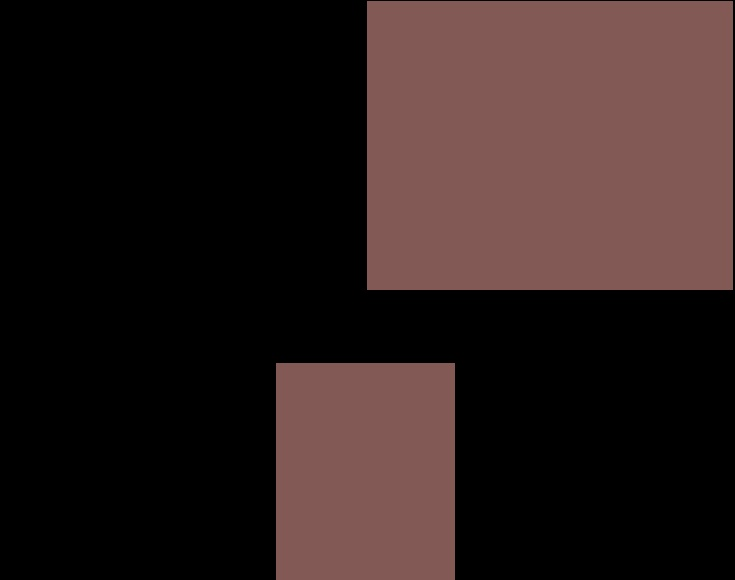
#> input picture test/red1.jpg, 735 x 580 px
$ python gpt.py
#> lines starting #> are read from the running program, lines starting #| are printed output that depends on the picture; after the words box and inside, x2 and y2 are one past the last pixel; in counts of white or black regions, pixels touching at a corner belong together
### test/location.py
import math
from typing import Tuple
import numpy as np

def pixel_to_latlon(
    center_lat: float,
    center_lon: float,
    altitude_m: float,
    fov_width_deg: float,
    fov_height_deg: float,
    image_width_px: int,
    image_height_px: int,
    pixel_x: int,
    pixel_y: int
) -> Tuple[float, float]:
    """
    แปลงพิกเซลบนภาพความร้อน ไปยังพิกัดละติจูด ลองจิจูด
    """
    # รัศมีโลก (เมตร)
    R = 6378137

    # แปลง FOV เป็น radians
    fov_w_rad = math.radians(fov_width_deg)
    fov_h_rad = math.radians(fov_height_deg)

    # คำนวณความกว้างและความสูงของภาพบนพื้นดิน (เมตร)
    ground_width = 2 * altitude_m * math.tan(fov_w_rad / 2)
    ground_height = 2 * altitude_m * math.tan(fov_h_rad / 2)
    print (f"Ground area: {ground_width * ground_height:.2f} m²")

    # คำนวณขนาดเมตรต่อพิกเซล
    meter_per_px_x = ground_width / image_width_px
    meter_per_px_y = ground_height / image_height_px

    # คำนวณ offset จากระยะ x, y จากจุดศูนย์กลาง (เมตร)
    dx = (pixel_x - image_width_px / 2) * meter_per_px_x
    dy = (pixel_y - image_height_px / 2) * meter_per_px_y

    # แปลงเป็น lat/lon
    delta_lat = (dy / R) * (180 / math.pi)
    delta_lon = (dx / (R * math.cos(math.radians(center_lat)))) * (180 / math.pi)

    lat = center_lat + delta_lat
    lon = center_lon + delta_lon

    return lat, lon

def detected_color_locations(
    center_lat: float,
    center_lon: float,
    altitude_m: float,
    fov_width_deg: float,
    fov_height_deg: float,
    image_width_px: int,
    image_height_px: int,
    detected_pixels: np.ndarray
) -> list:
    """
    Find the latitude and longitude of detected colors based on pixel coordinates.
    """
    locations = []
    for pixel_y, pixel_x in detected_pixels:
        print (len(locations))
        lat, lon = pixel_to_latlon(
            center_lat, center_lon, altitude_m, fov_width_deg, fov_height_deg,
            image_width_px, image_height_px, pixel_x, pixel_y
        )
        locations.append((lat, lon))
    return locations

# Example usage
lat, lon = pixel_to_latlon(
    center_lat=13.7563,
    center_lon=100.5018,
    altitude_m=100,
    fov_width_deg=40.0,
    fov_height_deg=32.0,
    image_width_px=640,
    image_height_px=512,
    pixel_x=639,         # พิกเซลซ้ายบน
    pixel_y=0
)

print(f"พิกัดของพิกเซล (0, 0): {lat:.6f}, {lon:.6f}")

### test/gpt.py
from PIL import Image
import numpy as np
import matplotlib.pyplot as plt
import cv2
from location import detected_color_locations, pixel_to_latlon

# Load image
image_path = "red1.jpg"  # Replace with your image path
# image_path = "ad.jpeg"
# image_path = "alt50.png"
# image_path = "alt80.png"
image = Image.open(image_path).convert("RGB")
#> image is the input picture: PIL image 735x580 RGB; mean R, G, B 44.1, 30.2, 28.9

# show the image
plt.imshow(image)
plt.axis('off')
plt.title('Original Image')
plt.show()

image_np = np.array(image)


# convert any not pure red to grayscale
def convert_non_red_to_grayscale(image_np):
    # Create a mask for non-red pixels
    red_mask = (image_np[:, :, 0] > 150) & (image_np[:, :, 1] < 100) & (image_np[:, :, 2] < 100)

    # Create a grayscale version of the image
    gray_image = cv2.cvtColor(image_np, cv2.COLOR_RGB2GRAY)
    gray_3ch = cv2.cvtColor(gray_image, cv2.COLOR_GRAY2RGB)

    # Apply the mask to keep red pixels and convert others to grayscale
    output_image = np.where(red_mask[..., None], image_np, gray_3ch)

    return output_image
# image_np = convert_non_red_to_grayscale(image_np)

# Convert to grayscale
gray = cv2.cvtColor(image_np, cv2.COLOR_RGB2GRAY)
gray_3ch = cv2.cvtColor(gray, cv2.COLOR_GRAY2RGB)

# Compute difference from grayscale to find colored pixels
color_diff = cv2.absdiff(image_np, gray_3ch)
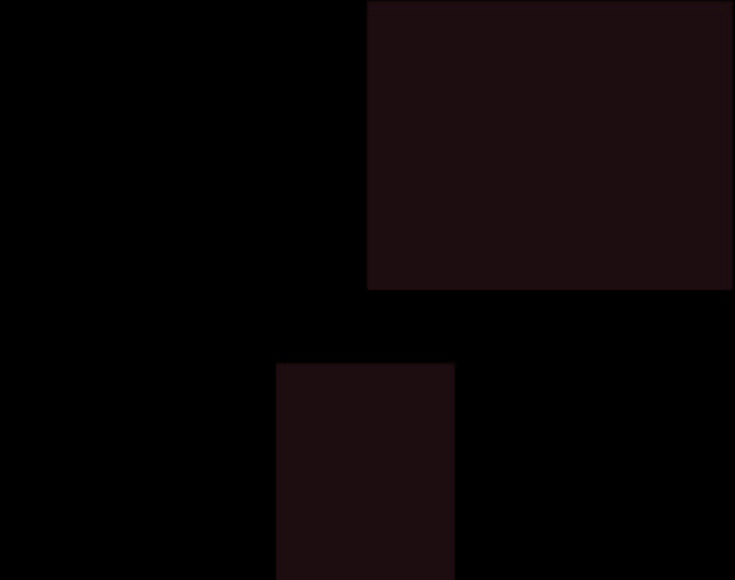
#> color_diff: shape (580, 735, 3); mean R, G, B 9.8, 4.1, 5.4
color_mask = np.any(color_diff > 10, axis=-1)  # Threshold to detect color
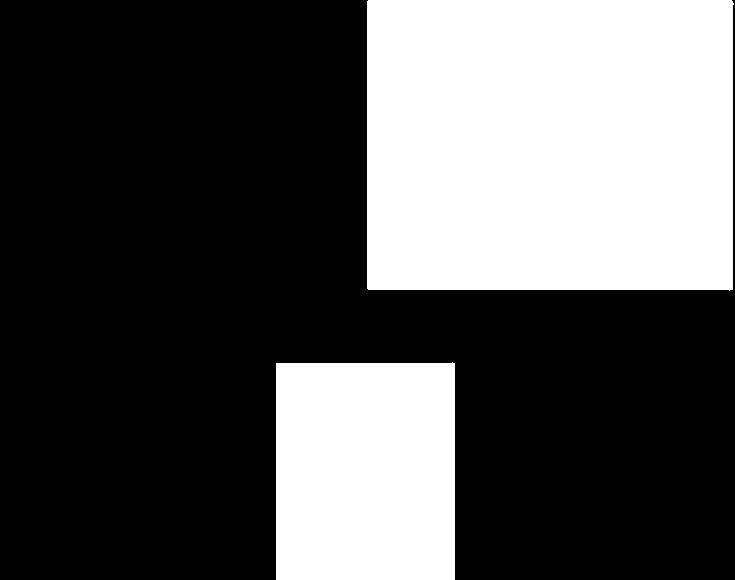
#> color_mask: shape (580, 735) bool; 34% white; 2 white regions, box (x1, y1, x2, y2) and area: (367, 0, 734, 291) 106140, (276, 362, 455, 580) 38844

# Extract pixel coordinates of detected colors
detected_pixels = np.column_stack(np.where(color_mask))
#> detected_pixels = 144984 pairs, first value 0 to 579, second value 276 to 733

# Example parameters for location calculation
center_lat = 13.7563  # Replace with actual latitude
center_lon = 100.5018  # Replace with actual longitude
altitude_m = 100  # Replace with actual altitude
fov_width_deg = 28.1  # Replace with actual FOV width
fov_height_deg = 21.3  # Replace with actual FOV height

print (len(detected_pixels), "detected pixels")
#| 144984 detected pixels
# Find locations of detected colors
locations = detected_color_locations(
    center_lat, center_lon, altitude_m, fov_width_deg, fov_height_deg,
    image_np.shape[1], image_np.shape[0], detected_pixels
)
#> the loop in detected_color_locations, `for pixel_y, pixel_x in detected_pixels:` made 144984 passes
#> (dx in pixel_to_latlon, delta_lon in pixel_to_latlon) on passes 1 to 3: (0.034, 3.15e-07), (0.102, 9.45e-07), (0.17, 1.57e-06)
#> (printed output is left out)

# Print detected locations
# for i, (lat, lon) in enumerate(locations):
#     print(f"Color {i + 1}: Latitude {lat:.6f}, Longitude {lon:.6f}")

# Create output image with labels
output_image = image_np.copy()
output_image[color_mask] = [255, 0, 0]  # Mark colored pixels in red

# Label connected regions
num_labels, labels_im = cv2.connectedComponents(color_mask.astype(np.uint8))
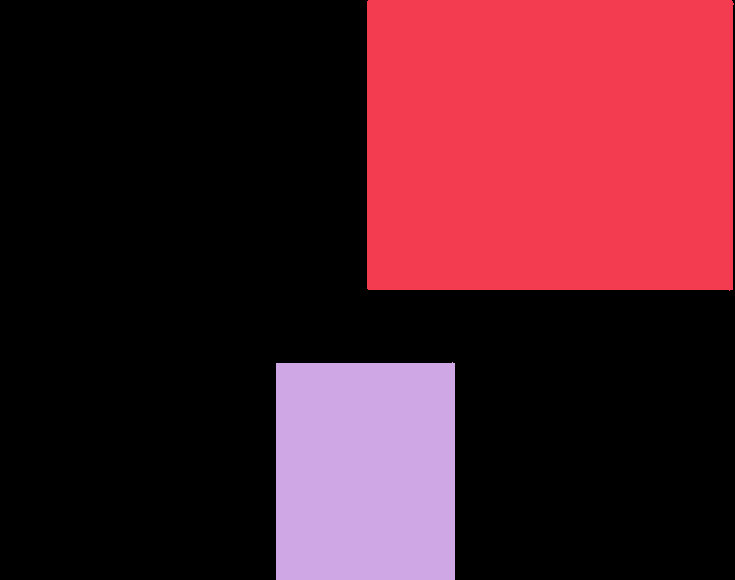
#> labels_im: shape (580, 735) int32; 3 distinct labels, from 0 to 2; one colour per label, 0 black

# Calculate total pixels in the image
total_pixels = image_np.shape[0] * image_np.shape[1]

# Calculate total percentage of colored area
total_color_pixels = np.sum(color_mask)
total_color_percentage = (total_color_pixels / total_pixels) * 100

# Display total percentage on the image
cv2.putText(output_image, f"Total Color Area: {total_color_percentage:.2f}%", (10, 30), cv2.FONT_HERSHEY_SIMPLEX,
            0.7, (255, 255, 255), 2, cv2.LINE_AA)

# Display detected colored pixels per total pixels
cv2.putText(output_image, f"Detected Pixels: {total_color_pixels}/{total_pixels}", (10, 60), cv2.FONT_HERSHEY_SIMPLEX,
            0.7, (255, 255, 255), 2, cv2.LINE_AA)

# Draw labels with percentage
for label in range(1, num_labels):  # Skip background label 0
    mask = labels_im == label
    y, x = np.where(mask)
    cx, cy = int(np.mean(x)), int(np.mean(y))
    region_pixels = np.sum(mask)
    percentage = (region_pixels / total_pixels) * 100
    cv2.putText(output_image, f"Color {label} ({percentage:.2f}%)", (cx, cy), cv2.FONT_HERSHEY_SIMPLEX,
                0.5, (0, 255, 0), 1, cv2.LINE_AA)
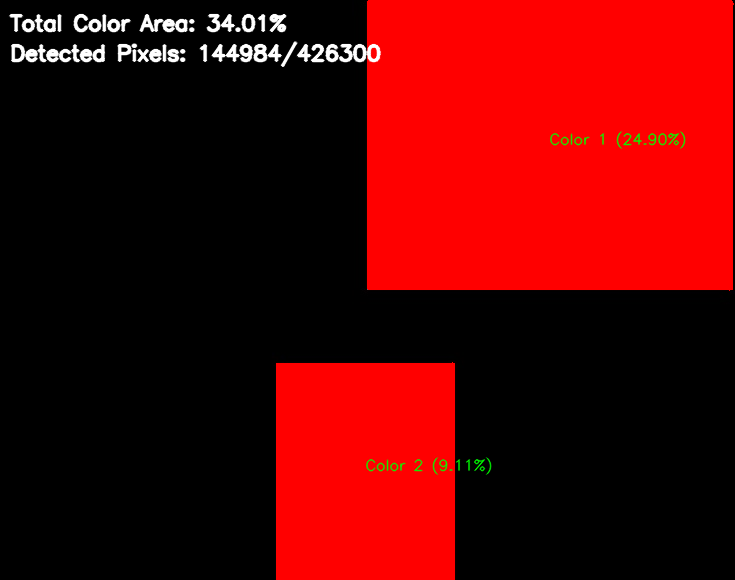
#> output_image: shape (580, 735, 3); mean R, G, B 89.5, 3.6, 3.2

# Group detected points by connected regions and estimate center location
region_centers = []
for label in range(1, num_labels):  # Skip background label 0
    mask = labels_im == label
    y, x = np.where(mask)
    cx, cy = int(np.mean(x)), int(np.mean(y))  # Center pixel of the region

    # Estimate center location of the region
    lat, lon = pixel_to_latlon(
        center_lat, center_lon, altitude_m, fov_width_deg, fov_height_deg,
        image_np.shape[1], image_np.shape[0], cx, cy
    )
    region_centers.append((label, lat, lon))

# Print region center locations
for label, lat, lon in region_centers:
    print(f"Region {label}: Center Latitude {lat:.6f}, Longitude {lon:.6f}")
#> this loop made 2 passes
#> (label, lat, lon) on passes 1 to 2: (1, 13.76, 100.5), (2, 13.76, 100.5)

# Label detected points directly at their center
for label, lat, lon in region_centers:
    cx, cy = int(np.mean(np.where(labels_im == label)[1])), int(np.mean(np.where(labels_im == label)[0]))
    cv2.putText(output_image, f"Region {label}", (cx, cy), cv2.FONT_HERSHEY_SIMPLEX,
                0.5, (0, 255, 0), 1, cv2.LINE_AA)
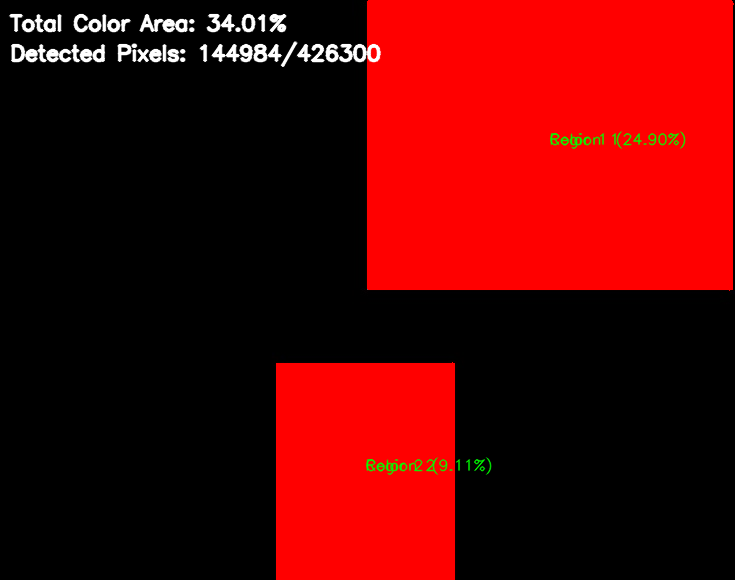
#> output_image: shape (580, 735, 3); 0.21% of pixels changed, all inside (x1, y1, x2, y2) = (366, 132, 617, 476)

# Label detected points with region number and lat/lon directly at their center
for label, lat, lon in region_centers:
    cx, cy = int(np.mean(np.where(labels_im == label)[1])), int(np.mean(np.where(labels_im == label)[0]))
    cv2.putText(output_image, f"Region {label}", (cx, cy - 10), cv2.FONT_HERSHEY_SIMPLEX,
                0.5, (0, 255, 0), 1, cv2.LINE_AA)
    cv2.putText(output_image, f"({lat:.6f}, {lon:.6f})", (cx, cy + 10), cv2.FONT_HERSHEY_SIMPLEX,
                0.5, (255, 255, 255), 1, cv2.LINE_AA)
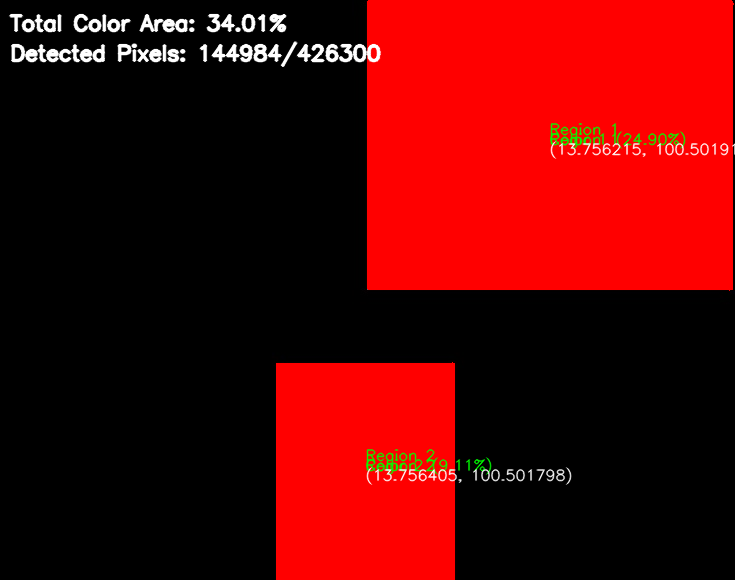
#> output_image: shape (580, 735, 3); 0.82% of pixels changed, all inside (x1, y1, x2, y2) = (366, 122, 735, 485)

# Display region center locations on the image
for label, lat, lon in region_centers:
    cv2.putText(output_image, f"Region {label}: ({lat:.6f}, {lon:.6f})", (10, 90 + label * 30), cv2.FONT_HERSHEY_SIMPLEX,
                0.5, (255, 255, 255), 1, cv2.LINE_AA)
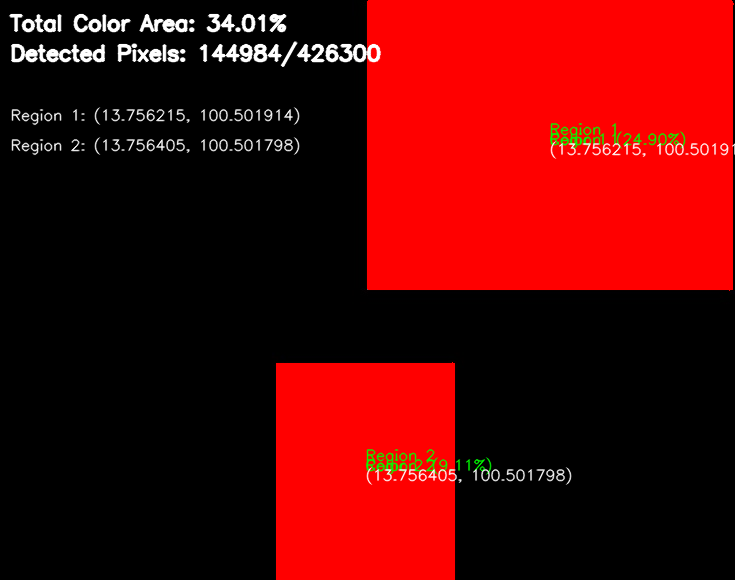
#> output_image: shape (580, 735, 3); 0.87% of pixels changed, all inside (x1, y1, x2, y2) = (11, 107, 300, 156)

# Display result
plt.figure(figsize=(10, 6))
plt.imshow(output_image)
plt.axis('off')
plt.title('Detected Non-Grayscale Colors')
plt.show()
